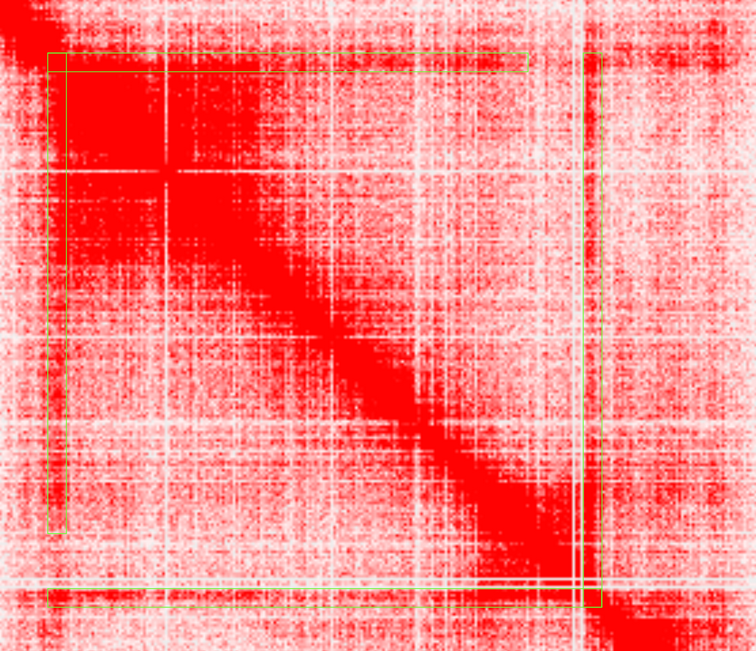
#> input picture image/example_call.png, 756 x 651 px
$ python -i ImageProcessing.py   (imports and definitions only)
#> lines starting #> are read from the running program, lines starting #| are printed output that depends on the picture
import numpy as np
import cv2 as cv
from scipy.signal import convolve2d
import math
import scipy.ndimage
import time

# [76 lines left out: functions imBrightness3D, auto_canny, verticalLine, not called in this run]
'''
    # Direction and orientations
    orientation = np.zeros(M.shape)
    for i in range(M.shape[0]):
        for j in range(M.shape[1]):
            ori = math.atan2(Filtered_Y[i,j],Filtered_X[i,j])
            ori = ori * 180 / math.pi
            if (ori >= H*(-1) and ori <= L*(-1)) or (ori >= L and ori <= H):
                orientation[i,j] = 1
            else:
                orientation[i,j] = 0

    orientation2 = np.arctan2(Filtered_X, Filtered_Y)
    sum(sum(orientation == orientation))
'''

# [184 lines left out: functions block, Canny, hypot, not called in this run]

def smoothGradient(I, sigma=math.sqrt(2)):
    """

    :param I: Image object
    :param sigma: Standard deviation of the filter, specified as a numeric scalar. Default = sqrt(2)
    :return: dx, dy
    """
    # Determine filter length
    filterExtent = math.ceil(4 * sigma)
    x = list(range(-1*filterExtent, filterExtent+1, 1))

    # Create 1-D Gaussian Kernel
    c = 1/(math.sqrt(2*math.pi)*sigma)
    gaussKernel = [c * math.exp(-(i**2)/(2*sigma**2)) for i in x]

    # Normalize to ensure kernel sums to one
    gaussKernel = [i/sum(gaussKernel) for i in gaussKernel]

    # Create 1-D Derivative of Gauss Kernel
    derivGaussKernel = simple_gradient(gaussKernel)

    # Normalize to ensure kernel sums to zero
    negVals = derivGaussKernel < 0
    posVals = derivGaussKernel > 0
    derivGaussKernel[posVals] = derivGaussKernel[posVals]/sum(derivGaussKernel[posVals])
    derivGaussKernel[negVals] = derivGaussKernel[negVals]/abs(sum(derivGaussKernel[negVals]))

    gaussKernel = np.array([gaussKernel])
    derivGaussKernel = np.array([derivGaussKernel])
    # Compute smoothed numerical gradient of image I along x (horizontal)
    # deriction. GX corresponds to dG/dx, where G is the Gaussian Smoothed
    # version of image I.
    GX = scipy.ndimage.convolve(I, np.transpose(gaussKernel), mode='nearest')
    GX = scipy.ndimage.convolve(GX, derivGaussKernel, mode='nearest')

    # Compute smoothed numerical gradient of image I along y (vertical)
    # direction. GY corresponds to dG/dy, where G is the Gaussian Smoothed
    # version of image I.
    GY = scipy.ndimage.convolve(I, gaussKernel, mode='nearest')
    GY = scipy.ndimage.convolve(GY, np.transpose(derivGaussKernel), mode='nearest')

    return GX, GY

def simple_gradient(f):
    rowflag = False
    ndim = 1
    indx = [len(f), 1]
    loc = [[i for i in range(indx[0])],[1]]
    siz = indx

    # first dimension
    g = np.zeros(siz[0])
    h = loc[0]
    n = siz[0]

    # take forward differences on left and right edges
    if n > 1:
        g[0] = (f[1] - f[0]) / (h[1] - h[0])
        g[n-1] = (f[n-1] - f[n-2])/(h[n-1] - h[n-2])

    if n > 2:
        g[1:n-1] = [(f[i]-f[j])/(h[k]-h[l]) for i,j,k,l in zip(range(2,n), range(0,n-2), range(2,n), range(0,n-2))]

    return g

>>> import cv2
>>> picture = cv2.imread('../../../image/example_call.png', cv2.IMREAD_GRAYSCALE)
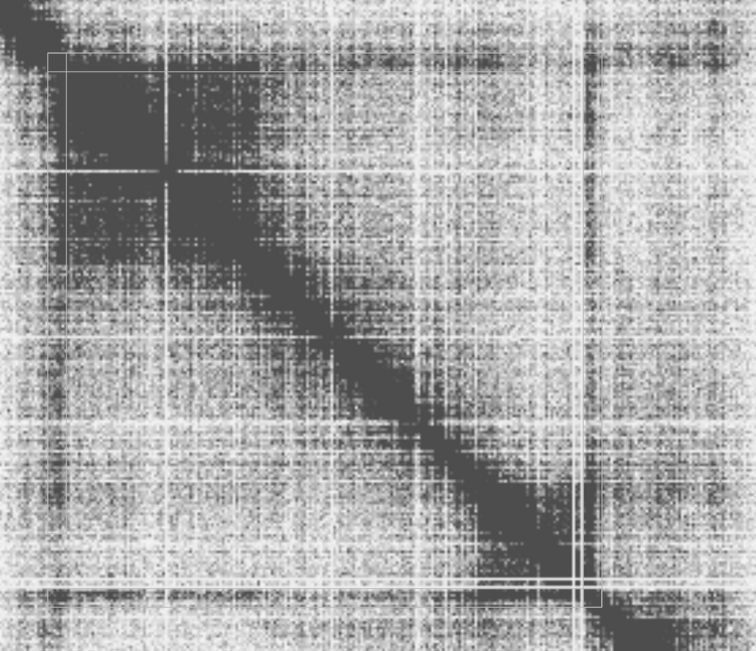
#> picture: shape (651, 756); min 75, max 243, mean 167.6
>>> result = smoothGradient(picture)
#> in smoothGradient, `GX = scipy.ndimage.convolve(GX, derivGaussKernel, mode='nearest')`:
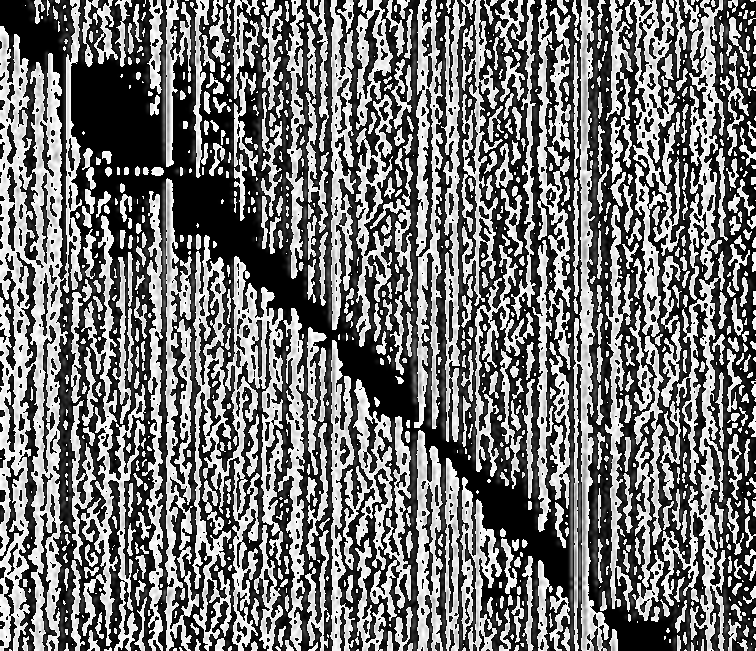
#> GX: shape (651, 756); min 0, max 255, mean 114.8
#> in smoothGradient, `GY = scipy.ndimage.convolve(GY, np.transpose(derivGaussKernel), mode='..`:
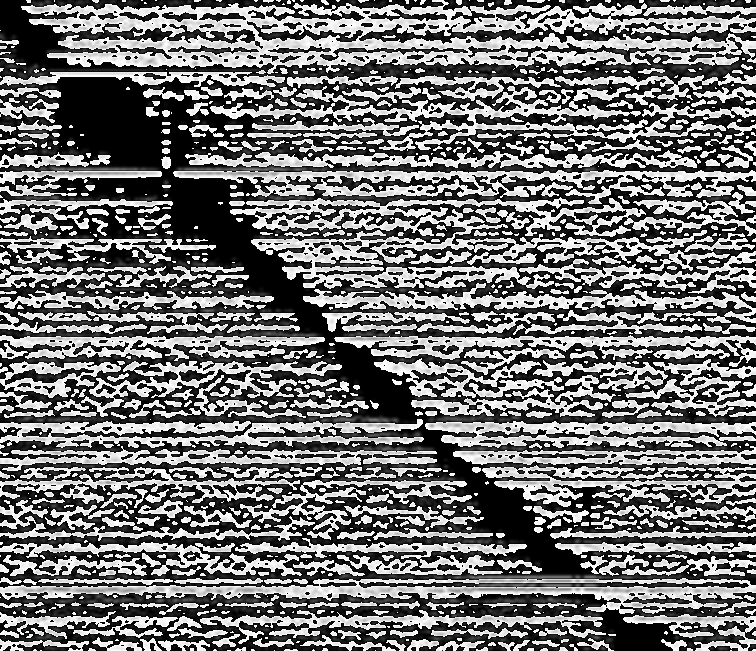
#> GY: shape (651, 756); min 0, max 255, mean 115
